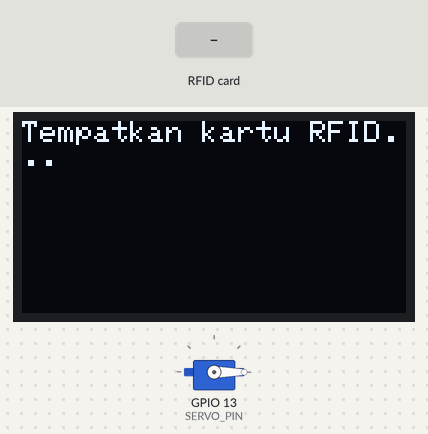
A sketch run on a simulated ESP32. On the bench: servo, 128×64 one-colour display. Inputs (shaded band) come from the test bench. WiFi joins after 1.5 s; servers stay silent unless stated; network time is answered at once with the bench clock; the local clock reads 2024-03-15 10:24:30 at power-on unless the sketch sets it; web services answer with replies made up by the test bench; what the sketch prints to the serial monitor is not drawn.

Above: at 3.3 s.
3.4 s: RFID card B3 7B B2 4F held to the reader
At 5.8 s:
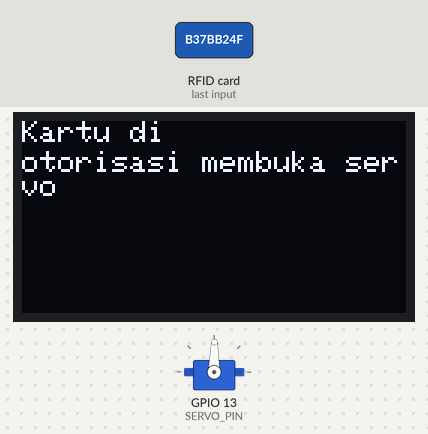
6.1 s: RFID card 14 66 17 83 52 held to the reader
At 6.4 s:
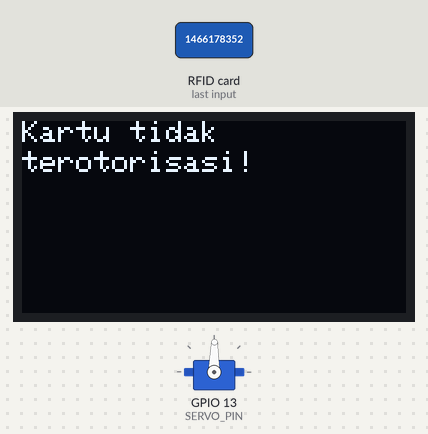
7.6 s: RFID card B3 7B B2 4F held to the reader
At 10.4 s:
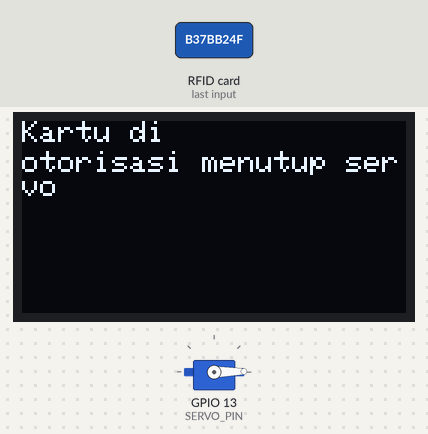
10.6 s: RFID card B3 7B B2 4F held to the reader
At 10.78 s:
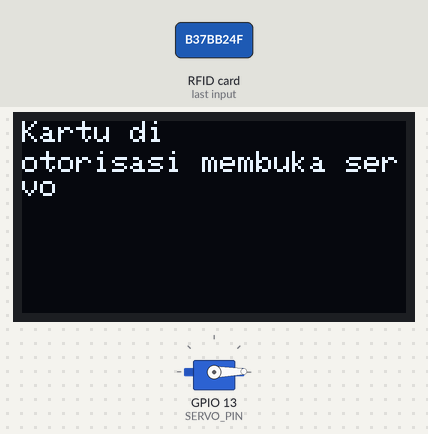
13.3 s: RFID card 5E 7A 19 C4 held to the reader
At 14.1 s:
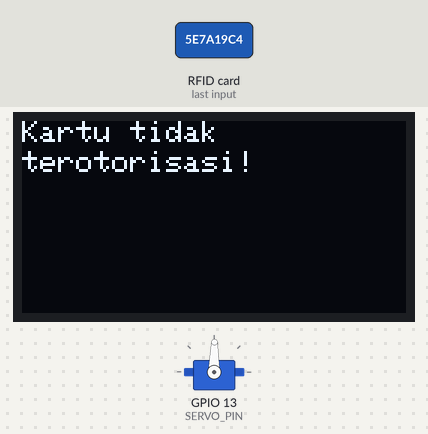
Timing chart, 0 to 15.8 s (numbered marks = the images above; inputs shaded):
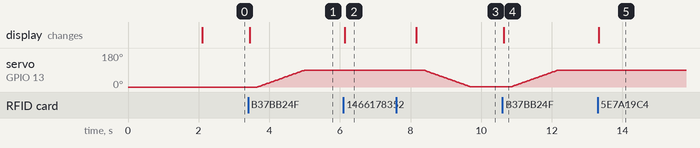

The sketch:

Rfid_Doorlock_ESP32_Telegram.ino
```cpp
#include <Wire.h>
#include <SPI.h>
#include <MFRC522.h>
#include <ESP32Servo.h>
#include <Adafruit_GFX.h>
#include <Adafruit_SSD1306.h>
#include <WiFi.h>
#include <HTTPClient.h>
#include <TimeLib.h> // Include Time library
#include <NTPClient.h>
#include <WiFiUdp.h>

// Definisi pin
#define SS_PIN 5        // Pin SDA pada RFID
#define RST_PIN 22      // Pin RST pada RFID
#define SERVO_PIN 13    // Pin untuk servo
#define SCREEN_WIDTH 128 // Lebar OLED
#define SCREEN_HEIGHT 64 // Tinggi OLED

// Definisikan alamat I2C untuk OLED
#define OLED_RESET -1   // Tidak ada pin reset pada I2C OLED
#define SCREEN_ADDRESS 0x3C  // Alamat I2C standar untuk SSD1306

// Pin I2C alternatif
#define SDA_PIN 32  // Pin SDA yang baru untuk OLED
#define SCL_PIN 33  // Pin SCL yang baru untuk OLED

// Ganti dengan kredensial Wi-Fi Anda
const char* ssid = "Rukkhadevata";        // Ganti dengan SSID Wi-Fi Anda
const char* password = "AnakMama"; // Ganti dengan password Wi-Fi Anda

// Ganti dengan token bot dan chat ID Anda
const char* telegramToken = "7316478584:AAFDo6n4t4DuIGIv0OkzEBS-3FRrMcnhpEg"; // Ganti dengan token bot Anda
const char* chatID = "1466178352";             // Chat ID Anda

// Inisialisasi instance RFID, Servo, dan OLED
MFRC522 mfrc522(SS_PIN, RST_PIN);
Servo myServo;
Adafruit_SSD1306 display(SCREEN_WIDTH, SCREEN_HEIGHT, &Wire, OLED_RESET);

// NTP Client setup
WiFiUDP udp;
NTPClient timeClient(udp, "pool.ntp.org", 25200, 60000); // GMT+7

// UID yang diotorisasi (ganti dengan UID kartu Anda)
byte authorizedUID[4] = {0xB3, 0x7B, 0xB2, 0x4F};  // Contoh UID

// Variabel untuk melacak status pintu
bool isDoorOpen = false;  // Mulai dengan pintu dalam keadaan tertutup

void setup() {
  // Inisialisasi komunikasi serial
  Serial.begin(115200);

  // Koneksi Wi-Fi
  WiFi.begin(ssid, password);
  while (WiFi.status() != WL_CONNECTED) {
    delay(1000);
    Serial.println("Menyambung ke WiFi...");
  }
  Serial.println("Terhubung ke WiFi");

  // Start NTP Client
  timeClient.begin();

  // Inisialisasi SPI dan RFID
  SPI.begin();
  mfrc522.PCD_Init();
  Serial.println("Tempatkan kartu RFID...");

  // Inisialisasi servo
  myServo.attach(SERVO_PIN);
  myServo.write(0);  // Posisi servo awal (tertutup)

  // Inisialisasi Wire dengan pin I2C alternatif
  Wire.begin(SDA_PIN, SCL_PIN);

  // Inisialisasi layar OLED
  if (!display.begin(SSD1306_SWITCHCAPVCC, SCREEN_ADDRESS)) {
    Serial.println("OLED tidak ditemukan!");
    while (true);  // Hentikan jika OLED tidak terhubung
  }

  // Membersihkan buffer layar
  display.clearDisplay();
  display.setTextSize(1);      // Ukuran teks 1
  display.setTextColor(WHITE); // Warna teks putih
  display.setCursor(0, 0);
  display.print("Tempatkan kartu RFID...");
  display.display(); // Menampilkan teks di OLED
}

void loop() {
  timeClient.update(); // Update the time

  // Memeriksa apakah ada kartu yang terdeteksi
  if (!mfrc522.PICC_IsNewCardPresent()) {
    return;
  }

  // Memeriksa apakah kartu dapat dibaca
  if (!mfrc522.PICC_ReadCardSerial()) {
    return;
  }

  // Membaca UID kartu
  byte readUID[4];
  for (byte i = 0; i < 4; i++) {
    readUID[i] = mfrc522.uid.uidByte[i];
  }

  // Memeriksa apakah UID yang terbaca sesuai dengan yang diotorisasi
  if (isAuthorized(readUID)) {
    String currentTime = timeClient.getFormattedTime(); // Get the current time
    if (isDoorOpen) {
      // Jika pintu terbuka, tutup pintu
      Serial.println("Kartu terotorisasi, menutup servo...");
      displayMessage("Kartu di", "otorisasi menutup servo");
      sendTelegramMessage("Pintu ditutup at " + currentTime);
      moveServoSmoothly(0);  // Menutup servo secara halus
      isDoorOpen = false;  // Perbarui status pintu
    } else {
      // Jika pintu tertutup, buka pintu
      Serial.println("Kartu terotorisasi, membuka servo...");
      displayMessage("Kartu di", "otorisasi membuka servo");
      sendTelegramMessage("Pintu dibuka at " + currentTime);
      moveServoSmoothly(90);  // Membuka servo secara halus
      isDoorOpen = true;  // Perbarui status pintu
    }
  } else {
    Serial.println("Kartu tidak terotorisasi!");
    displayMessage("Kartu tidak", "terotorisasi!");
    delay(2000); // Tampilkan pesan selama 2 detik
  }

  // Menghentikan pemindaian lebih lanjut sampai kartu dihapus
  mfrc522.PICC_HaltA();
  mfrc522.PCD_StopCrypto1();
}

// Fungsi untuk memeriksa apakah UID sesuai dengan yang diotorisasi
bool isAuthorized(byte readUID[]) {
  for (byte i = 0; i < 4; i++) {
    if (readUID[i] != authorizedUID[i]) {
      return false;  // Jika satu byte tidak cocok, kembalikan false
    }
  }
  return true;  // Semua byte cocok, kembalikan true
}

// Fungsi untuk menampilkan pesan di OLED
void displayMessage(String line1, String line2) {
  display.clearDisplay();  // Membersihkan layar
  display.setCursor(0, 0);
  display.print(line1);  // Menampilkan pesan baris pertama
  display.setCursor(0, 10);
  display.print(line2);  // Menampilkan pesan baris kedua
  display.display();     // Menampilkan di layar
}

// Fungsi untuk menggerakkan servo dengan halus
void moveServoSmoothly(int targetAngle) {
  int currentAngle = myServo.read(); // Baca sudut saat ini
  int step = (targetAngle > currentAngle) ? 1 : -1; // Tentukan arah pergerakan

  for (int angle = currentAngle; angle != targetAngle; angle += step) {
    myServo.write(angle); // Set sudut servo
    delay(15); // Delay untuk memberikan waktu pada servo bergerak
  }
}

// Fungsi untuk mengirim pesan ke Telegram
void sendTelegramMessage(String message) {
  if (WiFi.status() == WL_CONNECTED) {
    HTTPClient http;
    String url = "https://api.telegram.org/bot" + String(telegramToken) + "/sendMessage?chat_id=" + String(chatID) + "&text=" + message;
    http.begin(url);
    int httpResponseCode = http.GET();
    if (httpResponseCode > 0) {
      Serial.println("Pesan terkirim ke Telegram");
    } else {
      Serial.println("Gagal mengirim pesan ke Telegram");
    }
    http.end();
  } else {
    Serial.println("WiFi tidak terhubung");
  }
}
```

Measured:
- after the input at 3.4 s, servo on GPIO 13 (SERVO_PIN): moves from 0° to 89° over 1.3 s, starting after 0.27 s; the display: changes after 0.05 s (image 1)
- after the input at 6.1 s, the display: changes at once (image 2)
- after the input at 7.6 s, servo on GPIO 13 (SERVO_PIN): moves from 89° to 1° over 1.3 s, starting after 0.78 s; the display: changes after 0.56 s (image 3)
- after the input at 10.6 s, servo on GPIO 13 (SERVO_PIN): moves from 1° to 89° over 1.3 s, starting after 0.25 s; the display: changes at once (image 4)
- after the input at 13.3 s, the display: changes at once (image 5)
